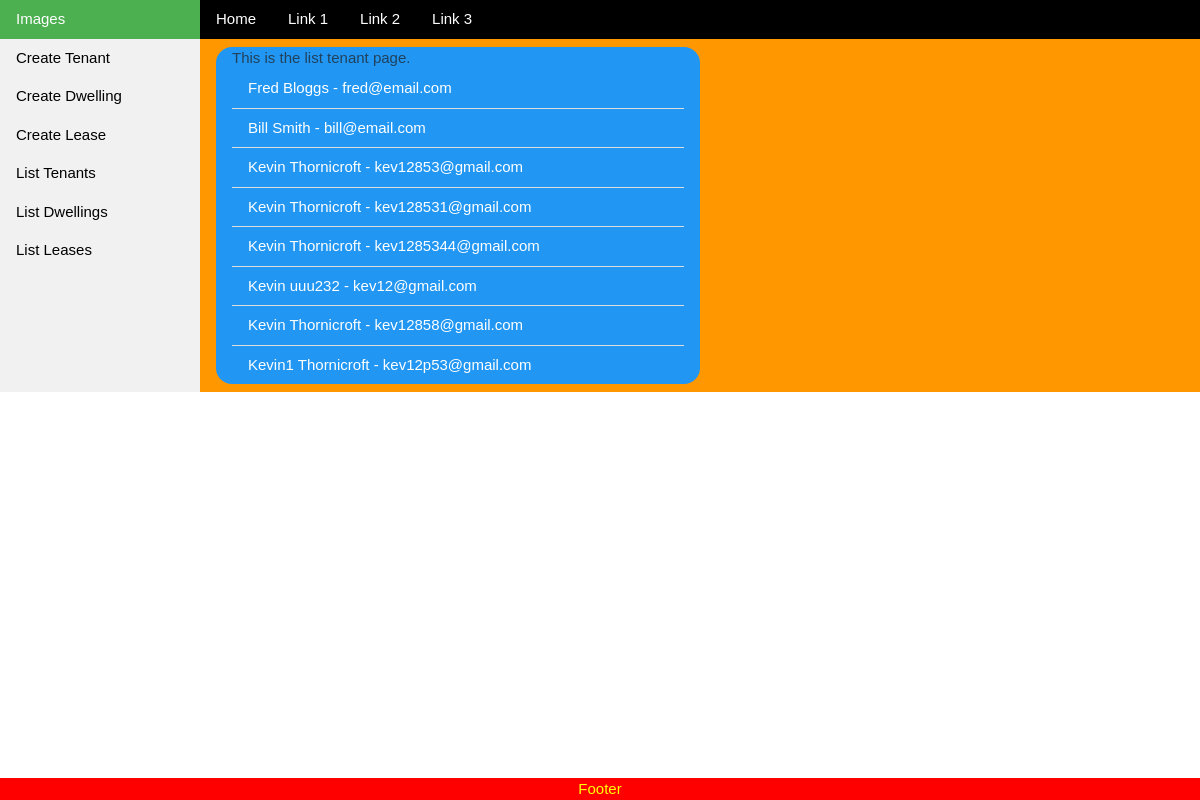
The page /portfolio/list_tenant.html on the database as committed earlier.
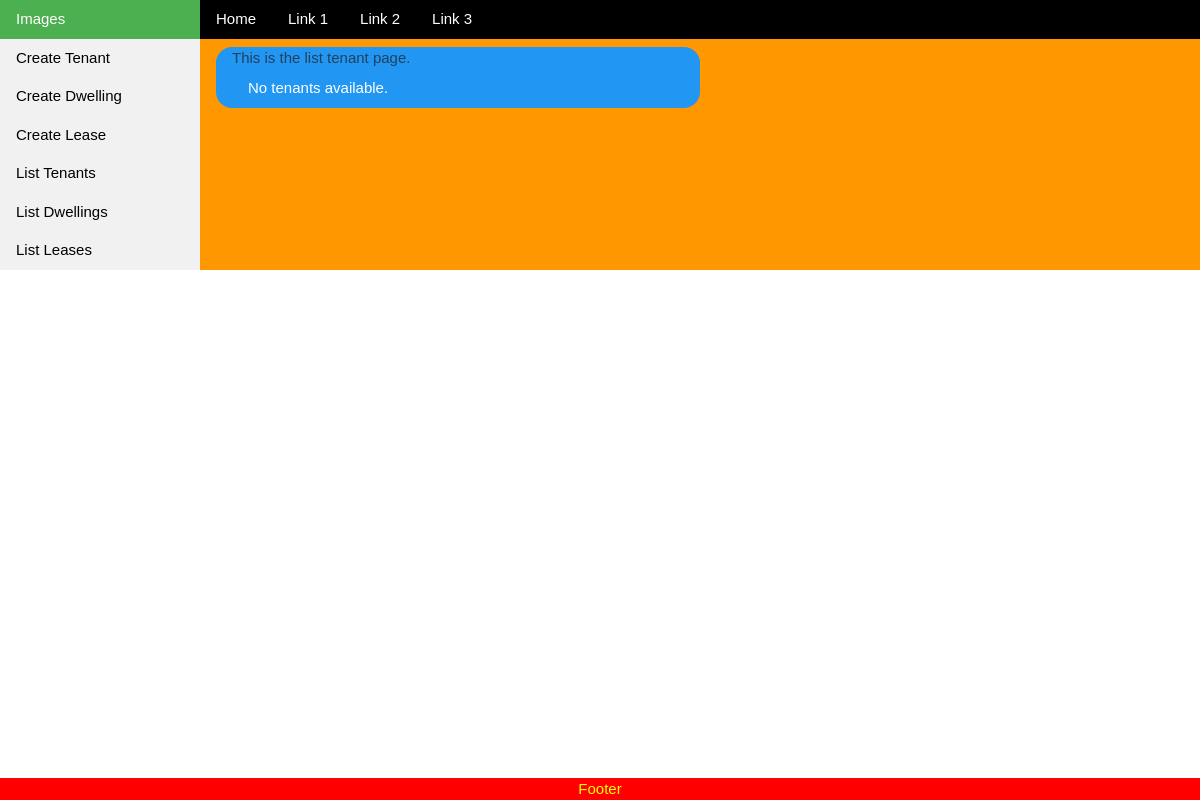
The same page on the database as committed later.
### PropertiesApp/models/tenant_model.py (models this page shows, shortened)
class Tenant(models.Model):
    first_name = models.CharField(max_length=50)
    last_name = models.CharField(max_length=50)
    email = models.EmailField(unique=True)
    phone = models.CharField(max_length=20, blank=True, null=True)
    created_at = models.DateTimeField(auto_now_add=True)
    updated_at = models.DateTimeField(auto_now=True)

### PropertiesApp/views/tenant_views.py (the view)
class TenantListView(ListView):
    model = Tenant
    form_class = TenantListForm
    context_object_name = "tenants"
    template_name = "PropertiesApp/list_tenant.html"

### PropertiesApp/templates/PropertiesApp/list_tenant.html (shortened to what this page needs)
{% extends "PropertiesApp/list_objects.html" %}
{% block content %}
<div class="w3-container w3-blue w3-round-xlarge" style="width:50%">
    <p class='text-muted'>This is the list tenant page.</p>
    <ul class="w3-ul">
        {% for tenant in tenants %}
            <li class="w3-container w3-blue" > <a href="{% url 'detail-tenant' tenant.pk %}" > {{ tenant.first_name }}</a> {{ tenant.last_name }} - {{ tenant.email }}</li>
        {% empty %}
            <li class="w3-container">No tenants available.</li>
        {% endfor %}
</div>
{% endblock content %}

### PropertiesApp/templates/PropertiesApp/list_objects.html (shortened to what this page needs)
{% extends "PropertiesApp/properties_app_base.html" %}

### PropertiesApp/templates/PropertiesApp/properties_app_base.html (shortened to what this page needs)
{% extends "base.html" %}

### MyPortfolioBase/templates/base.html (shortened to what this page needs)
{% load static %}
{% load crispy_forms_tags%}
<!DOCTYPE html>
<html>
<head>
    <link rel="stylesheet" href="https://cdn.jsdelivr.net/npm/bootstrap@5.3.2/dist/css/bootstrap.min.css">
    <link href="{%static 'css/w3.css'%}" rel="stylesheet">
    <script src="https://cdn.tailwindcss.com"></script>
</head>
<body bgcolor= "red" hx-headers='{"X-CSRFToken": "{{ csrf_token }}"}'>
  <div class="w3-grid" style="grid-template-columns:200px auto" style="height:100vh">
    <div class="w3-padding w3-green" style="grid-column:1; grid-row:1" >
      Images
    </div>
    <header >
      <div class="w3-bar w3-black" style="grid-column:2; grid-row:1"  >
        <a href={% url 'home' %} class="w3-bar-item w3-button">Home</a>
        <a href={% url 'tenant_home' %} class="w3-bar-item w3-button">Link 1</a>
        <a href="#" class="w3-bar-item w3-button">Link 2</a>
        <a href="#" class="w3-bar-item w3-button">Link 3</a>
      </div>
    </header>
    <div class=" w3-light-grey w3-bar-block" style="grid-column:1; grid-row:2"  >
        <a href={% url 'create-tenant' %} class="w3-bar-item w3-button">Create Tenant</a>
        <a href={% url 'create-dwelling' %} class="w3-bar-item w3-button">Create Dwelling</a>
        <a href={% url 'create-lease' %} class="w3-bar-item w3-button">Create Lease</a>
        <a href={% url 'list-tenant' %} class="w3-bar-item w3-button">List Tenants</a>
        <a href={% url 'list-dwelling' %} class="w3-bar-item w3-button">List Dwellings</a>
        <a href={% url 'list-lease' %} class="w3-bar-item w3-button">List Leases</a>
    </div>
    <div class="w3-padding w3-orange" style="grid-column:2; grid-row:2;"  >
      {% block content %}{% endblock content %}
    </div>
    <div class="footer">
      <p>Footer</p>
    </div>
  </div>
</body>
</html>

### PropertiesApp/static/css/w3.css (style rules this page uses)
*,*:before,*:after { box-sizing:inherit }
html { -ms-text-size-adjust:100%;-webkit-text-size-adjust:100% }
body { margin:0 }
article,aside,details,figcaption,figure,footer,header,main,menu,nav,section { display:block }
a { background-color:transparent }
html,body { font-family:Verdana,sans-serif;font-size:15px;line-height:1.5 }
html { overflow-x:hidden }
a { color:inherit }
.w3-btn,.w3-button { border:none;display:inline-block;padding:8px 16px;vertical-align:middle;overflow:hidden;text-decoration:none;color:inherit;background-color:inherit;text-align:center;cursor:pointer;white-space:nowrap }
.w3-btn,.w3-button { -webkit-touch-callout:none;-webkit-user-select:none;-khtml-user-select:none;-moz-user-select:none;-ms-user-select:none;user-select:none }
.w3-ul { list-style-type:none;padding:0;margin:0 }
.w3-ul li { padding:8px 16px;border-bottom:1px solid #ddd }
.w3-ul li:last-child { border-bottom:none }
.w3-bar { width:100%;overflow:hidden }
.w3-bar .w3-bar-item { padding:8px 16px;float:left;width:auto;border:none;display:block;outline:0 }
.w3-bar .w3-button { white-space:normal }
.w3-bar-block .w3-bar-item { width:100%;display:block;padding:8px 16px;text-align:left;border:none;white-space:normal;float:none;outline:0 }
.w3-container:after,.w3-container:before,.w3-panel:after,.w3-panel:before,.w3-row:after,.w3-row:before,.w3-row-padding:after,.w3-row-padding:before, .w3-cell-row:before,.w3-cell-row:after,.w3-clear:after,.w3-clear:before,.w3-bar:before,.w3-bar:after { content:"";display:table;clear:both }
.w3-round-xlarge { border-radius:16px }
.w3-container,.w3-panel { padding:0.01em 16px }
.w3-grid { display:grid }
.w3-padding { padding:8px 16px!important }
.w3-blue,.w3-hover-blue:hover { color:#fff!important;background-color:#2196F3!important }
.w3-green,.w3-hover-green:hover { color:#fff!important;background-color:#4CAF50!important }
.w3-orange,.w3-hover-orange:hover { color:#000!important;background-color:#ff9800!important }
.w3-black,.w3-hover-black:hover { color:#fff!important;background-color:#000!important }
.w3-light-grey,.w3-hover-light-grey:hover,.w3-light-gray,.w3-hover-light-gray:hover { color:#000!important;background-color:#f1f1f1!important }

### MyPortfolioBase/templates/base.html (style rules this page uses)
html, body { height: 100vh; margin: 0; }
p { color: yellow; }
.footer { position: fixed; left: 0; bottom: 0; width: 100%; background-color: red; color: white; text-align: center; }

Rows that differ between the two databases and show on the page:
removed Tenant: first_name "Fred", last_name "Bloggs", email "fred@email.com"
removed Tenant: first_name "Bill", last_name "Smith", email "bill@email.com"
removed Tenant: first_name "Kevin", last_name "Thornicroft", email "kev12853@gmail.com"
removed Tenant: first_name "Kevin", last_name "Thornicroft", email "kev128531@gmail.com"
removed Tenant: first_name "Kevin", last_name "Thornicroft", email "kev1285344@gmail.com"
removed Tenant: first_name "Kevin", last_name "uuu232", email "kev12@gmail.com"
removed Tenant: first_name "Kevin", last_name "Thornicroft", email "kev12858@gmail.com"
removed Tenant: first_name "Kevin1", last_name "Thornicroft", email "kev12p53@gmail.com"
Other text that changed with them:
text now shown: "No tenants available."
